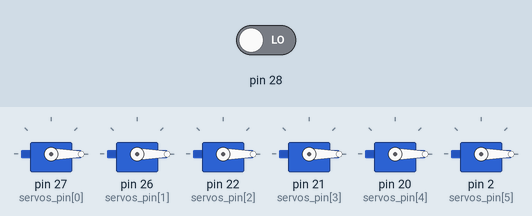
Bench run of a sketch on a simulated Arduino Mega 2560, built with avr-gcc and run on an emulated ATmega2560. On the bench: 6 × servo. Inputs (shaded band) come from the test bench; at power-on: pin 28 LOW.

Above: at 1.2 s.
1.3 s: pin 28 driven HIGH
At 3.1 s:
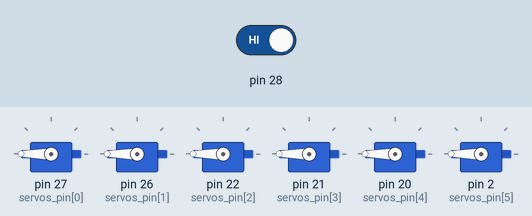
4.3 s: pin 28 driven LOW
At 5.6 s:
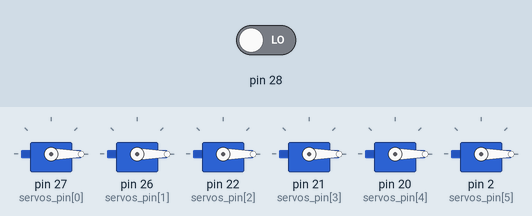
Timing chart, 0 to 7.3 s (numbered marks = the images above; inputs shaded):
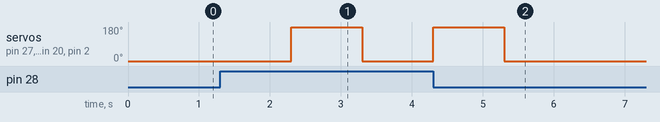

The sketch:

testservo.ino
```cpp
#include <Arduino.h>
#include <Wire.h>
#include "Vroom.h"
#include <Servo.h>
#include "VL53L1X.h"
#include "VL53L0X.h"

// s1, s2, s3, s4, s5, s6
// 27, 26, 22, 21, 20, 2

Servo servos[6];
const int servos_pin[6] = {27, 26, 22, 21, 20, 2};
const double servos_max_angle[6] = {180, 180, 300, 180, 300, 300};

void setup(){
    pinMode(28, INPUT);
    for (int i = 0; i<6; i++) {
        servos[i].attach(servos_pin[i], 500, 2500);
        servos[i].writeMicroseconds(pwmangle(0, servos_max_angle[i]));
        // servos[i].attach(servos_pin[i], 500, 2500); // (pin, min, max)
    }
}

void loop(){
    if (digitalRead(28)){
        for (int i=0; i<6; i++){
            servos[i].writeMicroseconds(pwmangle(0, servos_max_angle[i]));
        }
        delay(1000);
        for (int i=0; i<6; i++){
            servos[i].writeMicroseconds(pwmangle(servos_max_angle[i], servos_max_angle[i]));
        }
        delay(1000);
    }
    else{
        for (int i=0; i<6; i++){
            servos[i].writeMicroseconds(pwmangle(0, servos_max_angle[i]));
        }
    }
}

int pwmangle(double angle, double max_angle) //Servo PWM
{
    return (int)(angle/max_angle * 2000 + 500);
}
```

Measured:
- after the input at 1.3 s, servo on pin 27 (servos_pin[0]), servo on pin 26 (servos_pin[1]), servo on pin 22 (servos_pin[2]), servo on pin 21 (servos_pin[3]), servo on pin 20 (servos_pin[4]), servo on pin 2 (servos_pin[5]): 0° → 180° after 1.0 s, → 0° 1.0 s later
- after the input at 4.3 s, servo on pin 27 (servos_pin[0]), servo on pin 26 (servos_pin[1]), servo on pin 22 (servos_pin[2]), servo on pin 21 (servos_pin[3]), servo on pin 20 (servos_pin[4]), servo on pin 2 (servos_pin[5]): goes on until 5.3 s, then stays 0°
